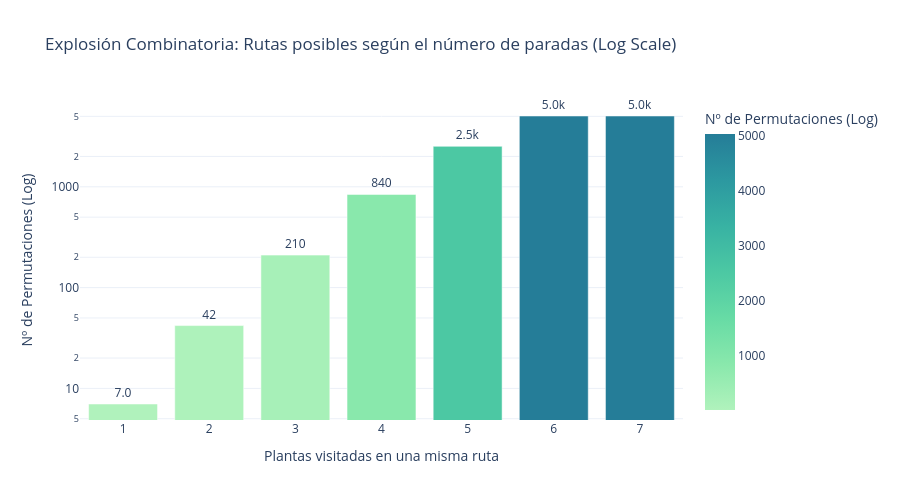

Notebook code cell kept with this figure:
### Markdown cell above
--- 
## 3. Análisis Combinatorio de Ruteo (Permutations)

El número de formas de visitar $k$ plantas de cartón desde un total de $N$ plantas disponibles está dado por la **permutación**:

$$ P(N, k) = \frac{N!}{(N-k)!} $$

A nivel logístico total (si un solo camión hipotéticamente visitara múltiples subsets), el número explota geométricamente. Vamos a visualizar este fenómeno.

### Code cell
n_plants = len(core_nodes) - 1 # Excluyendo el depot

combinations_data = []
for k in range(1, n_plants + 1):
    perms = math.perm(n_plants, k)
    combinations_data.append({'Plantas_Por_Ruta (k)': k, 'Rutas_Posibles': perms})

df_perms = pd.DataFrame(combinations_data)

fig = px.bar(
    df_perms, 
    x='Plantas_Por_Ruta (k)', y='Rutas_Posibles', 
    log_y=True, 
    title="Explosión Combinatoria: Rutas posibles según el número de paradas (Log Scale)",
    labels={'Rutas_Posibles': 'Nº de Permutaciones (Log)', 'Plantas_Por_Ruta (k)': 'Plantas visitadas en una misma ruta'},
    text='Rutas_Posibles',
    color='Rutas_Posibles',
    color_continuous_scale='Tealgrn'
)
fig.update_traces(texttemplate='%{text:.2s}', textposition='outside')
fig.update_layout(template='plotly_white', xaxis_tickmode='linear', height=500)
fig.show()

### Figure 1 — Plotly figure (JSON) as saved in the notebook; plotly's stock layout.template omitted (floating-point values rounded to 4 significant figures)
{"data": [{"alignmentgroup": "True", "hovertemplate": "Plantas visitadas en una misma ruta=%{x}<br>Nº de Permutaciones (Log)=%{marker.color}<extra></extra>", "legendgroup": "", "marker": {"color": [7, 42, 210, 840, 2520, 5040, 5040], "coloraxis": "coloraxis", "pattern": {"shape": ""}}, "name": "", "offsetgroup": "", "orientation": "v", "showlegend": false, "text": [7, 42, 210, 840, 2520, 5040, 5040], "textposition": "outside", "texttemplate": "%{text:.2s}", "type": "bar", "x": [1, 2, 3, 4, 5, 6, 7], "xaxis": "x", "y": [7, 42, 210, 840, 2520, 5040, 5040], "yaxis": "y"}], "layout": {"barmode": "relative", "coloraxis": {"colorbar": {"title": {"text": "Nº de Permutaciones (Log)"}}, "colorscale": [[0, "rgb(176, 242, 188)"], [0.1667, "rgb(137, 232, 172)"], [0.3333, "rgb(103, 219, 165)"], [0.5, "rgb(76, 200, 163)"], [0.6667, "rgb(56, 178, 163)"], [0.8333, "rgb(44, 152, 160)"], [1, "rgb(37, 125, 152)"]]}, "height": 500, "legend": {"tracegroupgap": 0}, "title": {"text": "Explosión Combinatoria: Rutas posibles según el número de paradas (Log Scale)"}, "xaxis": {"anchor": "y", "domain": [0, 1], "tickmode": "linear", "title": {"text": "Plantas visitadas en una misma ruta"}}, "yaxis": {"anchor": "x", "domain": [0, 1], "title": {"text": "Nº de Permutaciones (Log)"}, "type": "log"}}}
